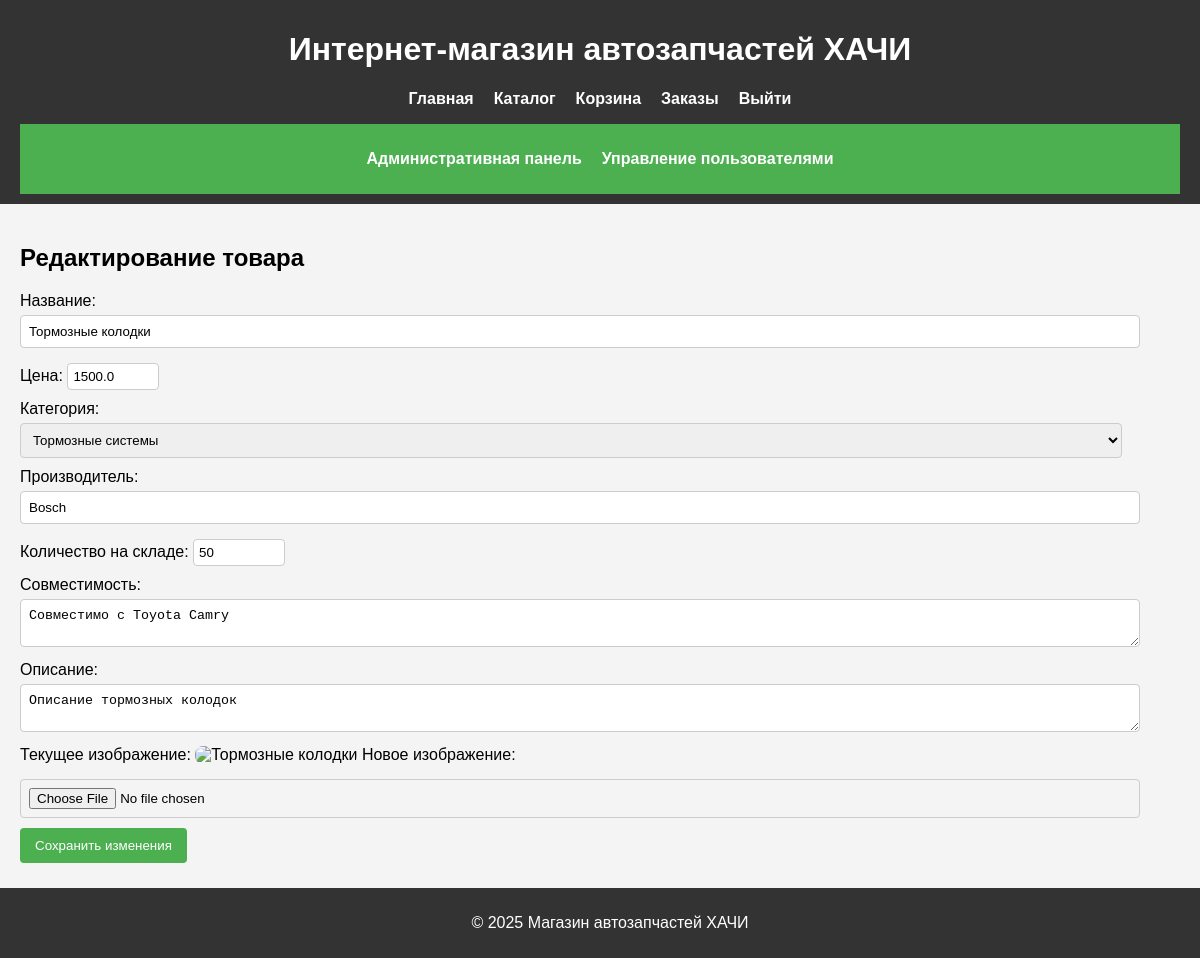
Page /edit_product/1 (signed in) on the earlier database version.
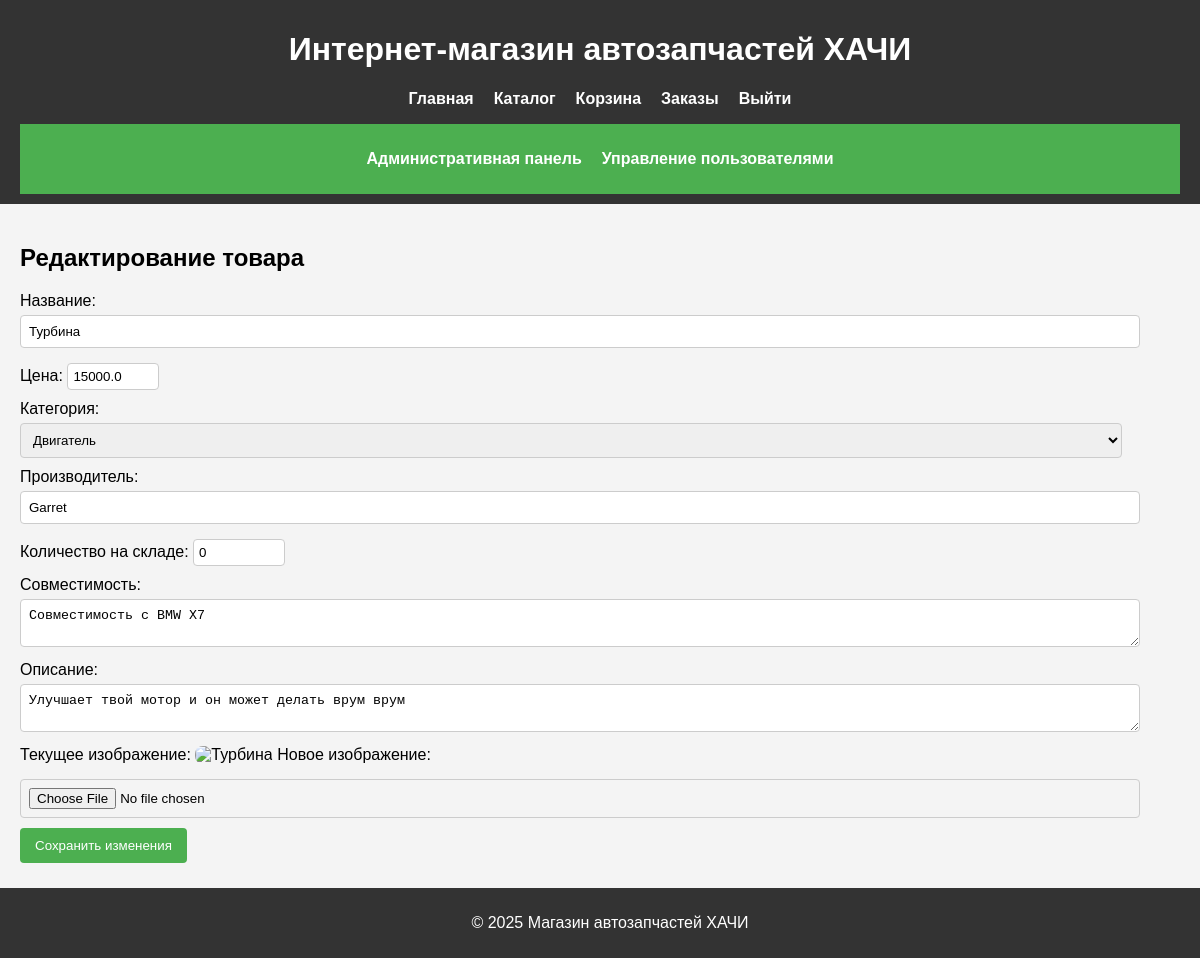
Same page on the later database version.
### tables this page shows
CREATE TABLE Products (
                ProductID INTEGER PRIMARY KEY AUTOINCREMENT,
                ProductName TEXT,
                Description TEXT,
                Price REAL,
                CategoryID INTEGER,
                Manufacturer TEXT,
                StockQuantity INTEGER,
                Compatibility TEXT,
                FOREIGN KEY (CategoryID) REFERENCES Categories(CategoryID)
            );

CREATE TABLE Categories (
                CategoryID INTEGER PRIMARY KEY AUTOINCREMENT,
                CategoryName TEXT
            );

### app.py (the view, shortened to what this page needs)
@app.route('/edit_product/<int:product_id>', methods=['GET', 'POST'])
def edit_product(product_id):
    if session.get('role') != 'admin':
        flash('Доступ запрещен!', 'error')
        return redirect(url_for('home'))
    try:
        conn = get_db_connection()
        product = conn.execute(
            "SELECT * FROM Products WHERE ProductID = ?", (product_id,)
        ).fetchone()
        if not product:
            flash('Товар не найден!', 'error')
            return redirect(url_for('admin_panel'))
        categories = conn.execute("SELECT * FROM Categories").fetchall()
        conn.close()
        return render_template('edit_product.html', product=product, categories=categories)
    except Exception as e:
        flash(f'Ошибка: {e}', 'error')
        return redirect(url_for('admin_panel'))

### app.py (called while the page is built)
def get_db_connection():
    conn = sqlite3.connect(DATABASE)
    conn.row_factory = sqlite3.Row
    return conn

### templates/edit_product.html
{% extends "index.html" %}
{% block content %}
<h2>Редактирование товара</h2>
<form method="POST" action="{{ url_for('edit_product', product_id=product.ProductID) }}" enctype="multipart/form-data">
    <label>Название:</label>
    <input type="text" name="product_name" value="{{ product.ProductName }}" required>
    <label>Цена:</label>
    <input type="number" step="0.01" name="price" value="{{ product.Price }}" required>
    <br>
    <label>Категория:</label>
    <select name="category_id" required>
        {% for category in categories %}
        <option value="{{ category.CategoryID }}"
                {% if category.CategoryID == product.CategoryID %}selected{% endif %}>
            {{ category.CategoryName }}
        </option>
        {% endfor %}
    </select>
    <label>Производитель:</label>
    <input type="text" name="manufacturer" value="{{ product.Manufacturer }}" required>
    <label>Количество на складе:</label>
    <input type="number" name="stock_quantity" value="{{ product.StockQuantity }}" required>
    <br>
    <label>Совместимость:</label>
    <textarea name="compatibility">{{ product.Compatibility }}</textarea>
    <label>Описание:</label>
    <textarea name="description">{{ product.Description }}</textarea>
    <label>Текущее изображение:</label>
    <img src="{{ url_for('static', filename='images/products/' ~ product.Image) }}"
         alt="{{ product.ProductName }}"
         class="product-image">
    <label>Новое изображение:</label>
    <input type="file" name="image" accept="image/*">
    <button type="submit">Сохранить изменения</button>
</form>
{% endblock %}

Differences in the rows shown:
changed Products: product_name "Тормозные колодки" → "Турбина"; price "1500.0" → "15000.0"; category_id "Тормозные системы" → "Двигатель"; manufacturer "Bosch" → "Garret"; stock_quantity "50" → "0"; compatibility "Совместимо с Toyota Camry" → "Совместимость с BMW X7"; description "Описание тормозных колодок" → "Улучшает твой мотор и он может делать врум врум"
